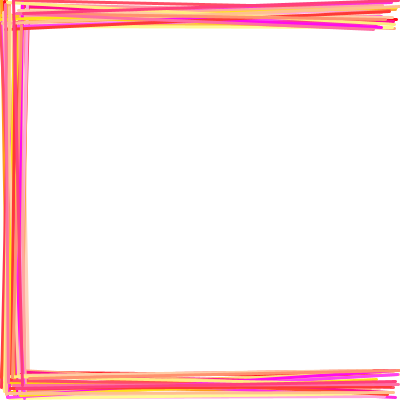
Frame 1 (no input)
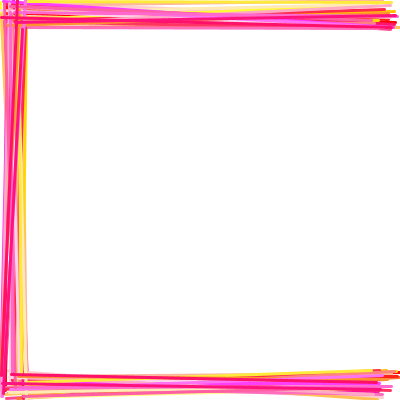
Frame 60 (the mouse pressed at the canvas centre just before this capture)
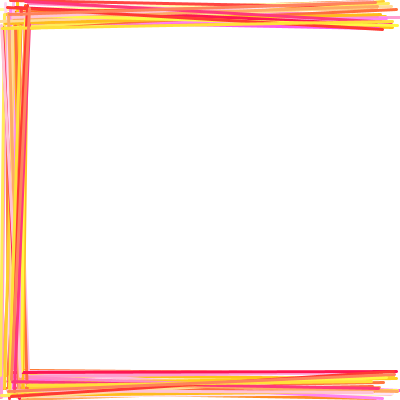
Frame 120 (the mouse held since frame 60 and released just before this capture)

The Processing sketch that drew these frames (run headless with seeded random() and noise(); from frame 60 on, the mouse is pressed at the canvas centre):

// Processing sketch: sample_03_random_function_3
// ── sample_03_random_function_3.pde
int thickness = 30;

void setup(){
  size(400, 400);
  stroke(128);
  strokeWeight(3);
}

void draw(){
  int lines = 0;
  
  background(255);
  while(lines < 30){
    stroke( 255, random(255), random(255) );
    line(random(0, thickness), random(0, thickness), random(width-thickness, width), random(0, thickness) );
    line(random(0, thickness), random(height-thickness, height), random(width-thickness, width), random(height-thickness, height) );
    line(random(0, thickness), random(0, thickness), random(0, thickness), random(height-thickness, height) );
    // the last line... by yourselves....
    //
    lines++;
  }
}
